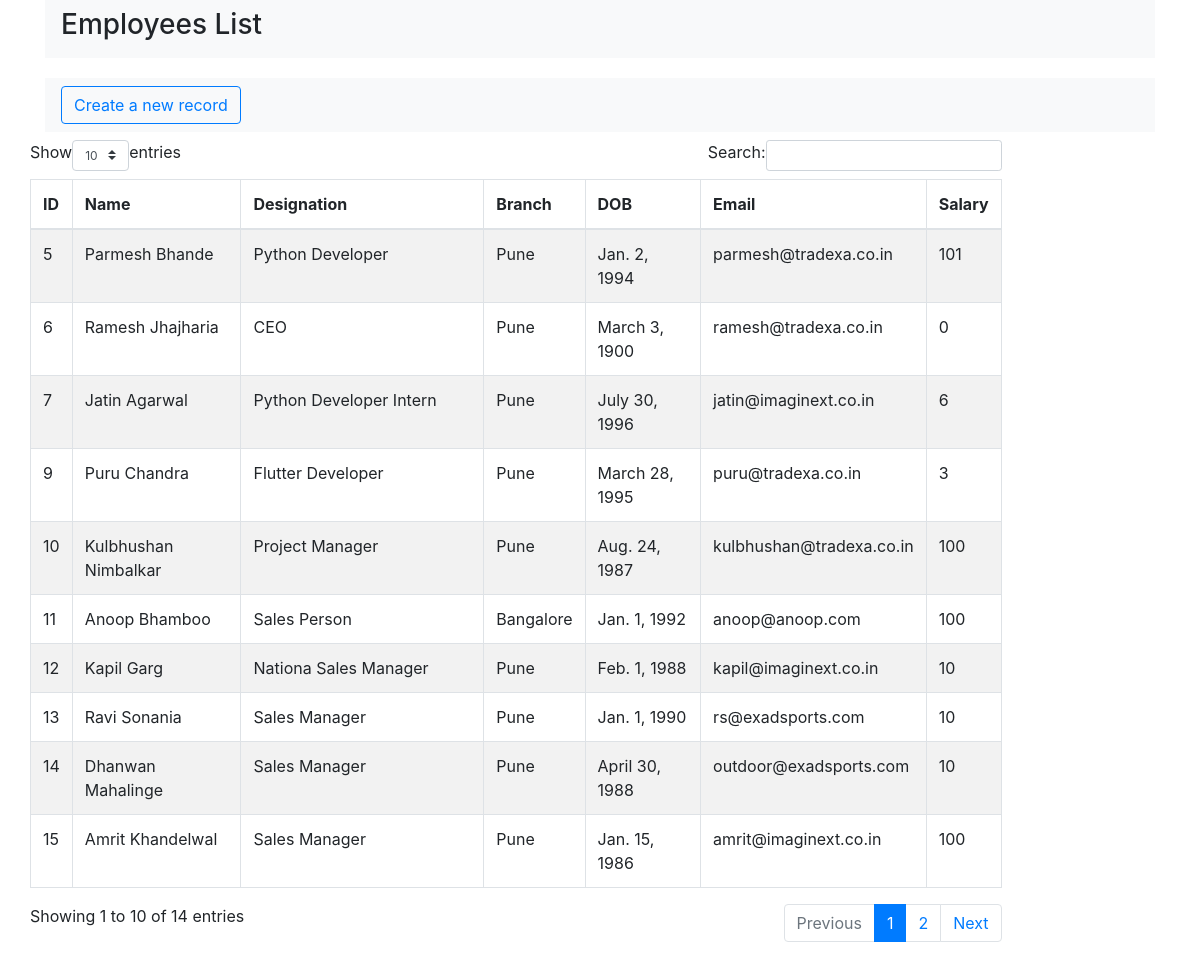
/employees/ (signed in), run on an earlier commit of the app's database.
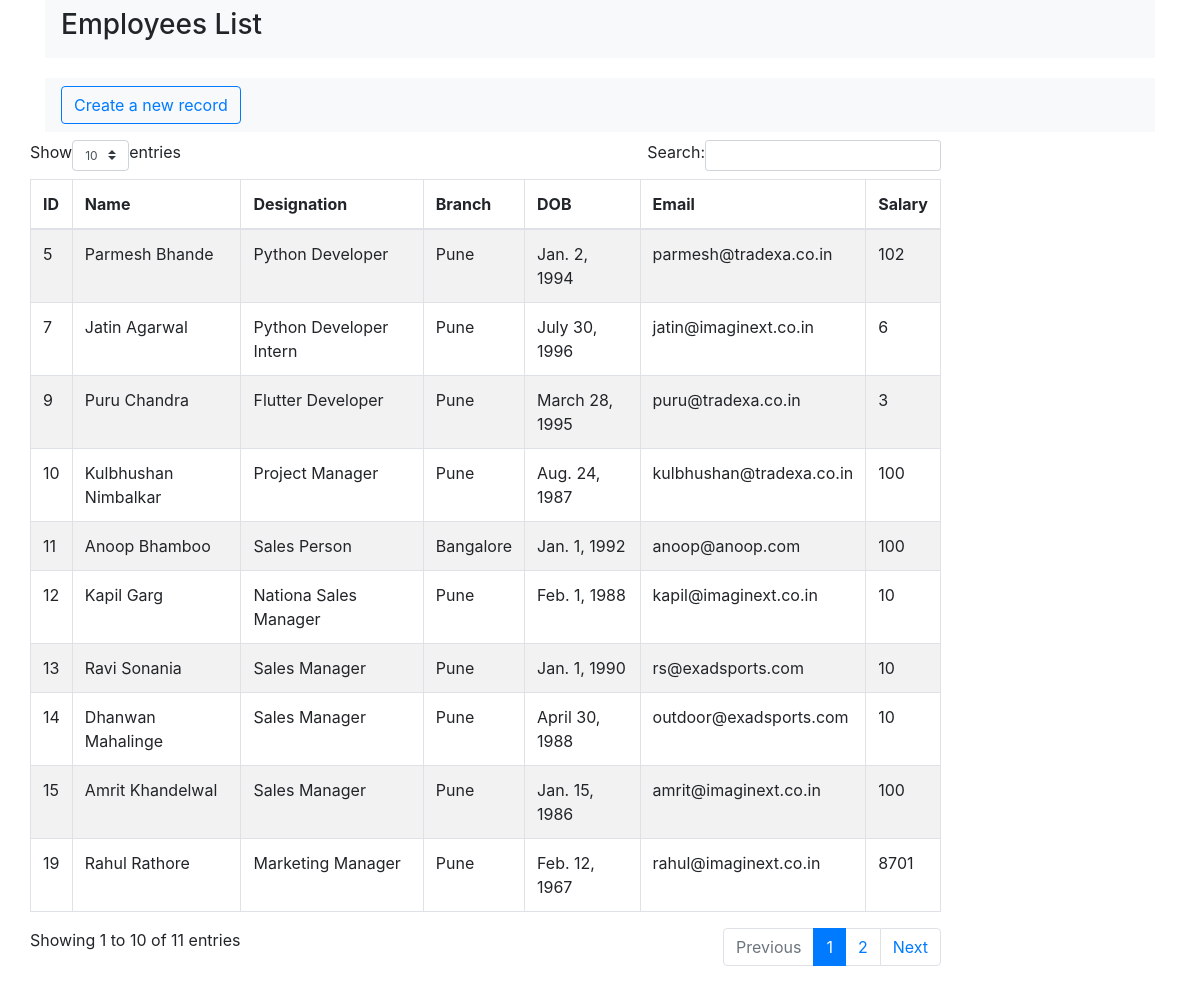
And on a later commit of the database.
### emp/models.py (models this page shows, shortened)
class Employee(models.Model):
	alpha = RegexValidator(r'^[a-zA-Z ]*$', 'Please enter valid data')
	first_name = models.CharField(max_length=50, validators=[alpha])
	last_name = models.CharField(max_length=50, validators=[alpha])
	dob = models.DateField(help_text='YYYY-MM-DD')
	designation = models.CharField(max_length=50, validators=[alpha])
	branch = models.CharField(max_length=50, validators=[alpha])
	email = models.EmailField()
	salary = models.IntegerField()
	slug = models.SlugField(unique=True, default="slug")

### emp/views.py (the view)
# urls.py: path('employees/',login_required(EmployeeListView.as_view()),name='emp-list'),
class EmployeeListView(ListView):
	model = Employee
	template_name = 'emp/index.html'
	queryset = Employee.objects.all()
	context_object_name = 'emp_list'

### emp/templates/emp/index.html (shortened to what this page needs)
{% load static %}
<!DOCTYPE html>
<html lang="en">
<head>
    <link href="//maxcdn.bootstrapcdn.com/bootstrap/4.0.0/css/bootstrap.min.css" rel="stylesheet" id="bootstrap-css">
</head>
<body>
    <div class="container">
        <div class="navbar navbar-index navbar-expand-lg navbar-light bg-light">
            <h3 class="heading">Employees List</h3>
        </div>
    </div>
    <div class="container">
        <div class="navbar navbar-expand-lg navbar-light bg-light">
            <a href="{% url 'emp:emp-create' %}" class="btn btn-outline-primary">Create a new record</a>
        </div>
    </div>
    <div class="container">
	<div class="row">
	<table id="example" class="table table-striped table-bordered" style="width:100%">
        <thead>
            <tr>
                <th>ID</th>
                <th>Name</th>
                <th>Designation</th>
                <th>Branch</th>
                <th>DOB</th>
                <th>Email</th>
                <th>Salary</th>
            </tr>
        </thead>
        <tbody>
        	{% for obj in emp_list %}
            <tr class="table-row" data-href="{% url 'emp:emp-detail-update' obj.id %}">
                <td>{{obj.id}}</td>
                <td>{{obj.first_name| add:" "| add:obj.last_name}}</td>
                <td>{{obj.designation}}</td>
                <td>{{obj.branch}}</td>
                <td>{{obj.dob}}</td>
                <td>{{obj.email}}</td>
                <td>{{obj.salary}}</td>
            </tr>
            {% endfor %}
    </table>
	</div>
    </div>
</body>
</html>

What changed in the data, as far as the page shows it:
removed Employee: id "6", first_name|add "Ramesh Jhajharia", designation "CEO", branch "Pune", dob "March 3, 1900", email "ramesh@tradexa.co.in", salary "0"
changed Employee "Parmesh Bhande": salary "101" → "102"
now on this page (row unchanged): Employee: id "19", first_name|add "Rahul Rathore", designation "Marketing Manager", branch "Pune", dob "Feb. 12, 1967", email "rahul@imaginext.co.in", salary "8701"
Also different on the page:
text written by a page script: "Show entries Search: Showing 1 to 10 of 14 entries Previous 1 2 Next" → "Show entries Search: Showing 1 to 10 of 11 entries Previous 1 2 Next"
